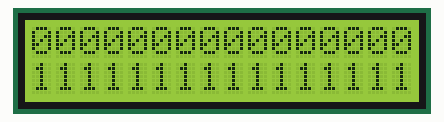
This sketch was run on a simulated Arduino Uno, built with avr-gcc and run on an emulated ATmega328P. Shown: 16×2 character LCD.

Above: at 0.1 s.
At 0.6 s:
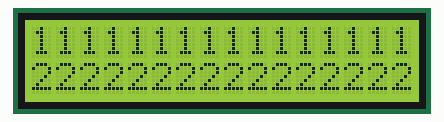
At 1.1 s:
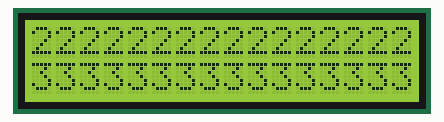
At 2.6 s:
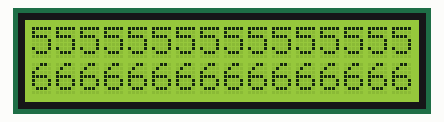
At 3.7 s:
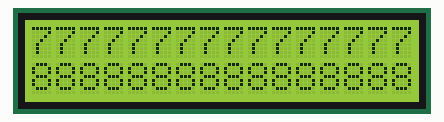
At 4.7 s:
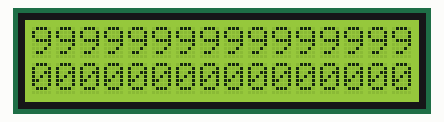

Measured:
- by itself, everything shown: repeats every 5.1 s, in 10 steps
- what the display in image 1 shows lasts 0.5 s, from 0.6 s to 1.1 s

The sketch:

lcd_lab5_ex1.ino
```cpp
#include <LiquidCrystal.h>

LiquidCrystal lcd( 8, 9, 4, 5, 6, 7 );
char mesaj [60]= {0x1F,0x0E,0x5E,0x41,0x54,0x4F,0x0E,0x13,0x0E,0x0E,0x0E,0x0E,0x0E,0x0E,0x2E,
                 0x1F,0x45,0x0E,0x4D,0x5B,0x58,0x47,0x40,0x5A,0x4B,0x0E,0x0E,0x0E,0x0E,0x2E,
                 0x1F,0x0E,0x42,0x4F,0x4C,0x41,0x5C,0x4F,0x5A,0x41,0x5C,0x0E,0x13,0x0E,0x2E,
                 0x1F,0x45,0x0E,0x5E,0x41,0x54,0x4B,0x0E,0x0E,0x0E,0x0E,0x0E,0x0E,0x0E,0x2E};

int number;

void Change()
{
  int i;

  for (i=0;i<sizeof(mesaj);i++)
    mesaj[i]^=0x2E;
}


void setup()
{
  pinMode( A0, INPUT );
  digitalWrite( A0, LOW );

  //dimensiunea ecranului
  lcd.begin( 16, 2 );
  lcd.setCursor( 0, 0 );
  number=0;

  Change();
}

void loop()
{
   int button;
   String msgString = "";


  // button =  analogRead( A0 );
   lcd.setCursor( 0, 0 );

   for(int i=0; i < 16; i++){
    msgString+=number;
   }

   lcd.print(msgString);

   lcd.setCursor( 0, 1 );

   number++;
   number%=10;
   msgString = "";
   for(int i=0; i < 16; i++){
    msgString+=number;
   }
   lcd.print(msgString);
   /*if (button<512)
   {
      lcd.setCursor( 0, 0 );
      lcd.print(mesaj);
      lcd.setCursor( 0, 1 );
      lcd.print(mesaj+15);
   }
   else
   if (button<800)
   {
      lcd.setCursor( 0, 0 );
      lcd.print(mesaj+30);
      lcd.setCursor( 0, 1 );
      lcd.print(mesaj+45);
   }
*/
   delay(500);
}
```
